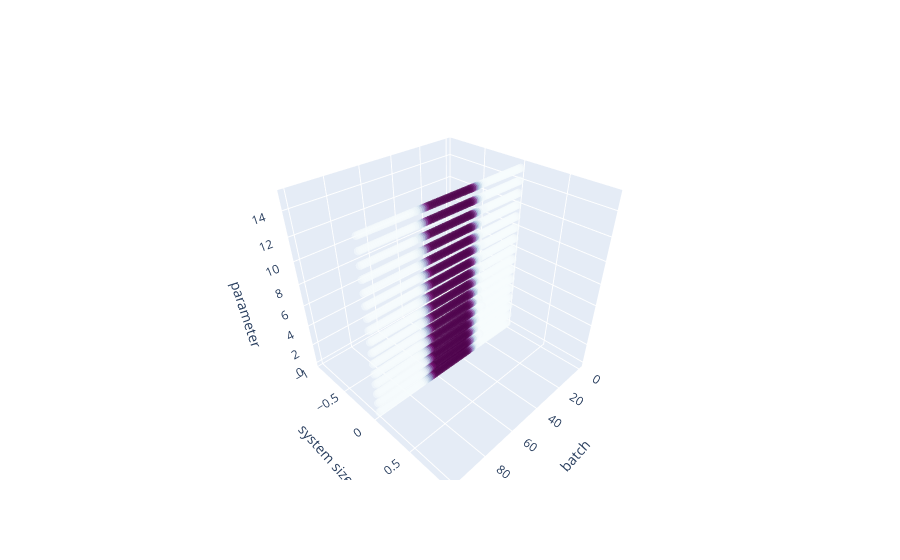

Write notebook code for a chart like this one.
### Code cell
plot_tensor(
    Hamiltonians[0].training_dataset.sampled.unsqueeze(1).cpu().numpy(),
    ["batch", "system size", "parameter"],
    opacity=0.5,
    size=3,
)

### Figure 1 — Plotly figure (JSON) as saved in the notebook; plotly's stock layout.template omitted (floating-point values rounded to 4 significant figures; data arrays with more than 128 entries replaced by an {"elided": "..."} marker saying what was removed)
{"data": [{"marker": {"color": {"elided": "1616 int values"}, "colorscale": [[0, "rgb(247,252,253)"], [0.125, "rgb(224,236,244)"], [0.25, "rgb(191,211,230)"], [0.375, "rgb(158,188,218)"], [0.5, "rgb(140,150,198)"], [0.625, "rgb(140,107,177)"], [0.75, "rgb(136,65,157)"], [0.875, "rgb(129,15,124)"], [1, "rgb(77,0,75)"]], "opacity": 0.5, "size": 3}, "mode": "markers", "type": "scatter3d", "x": {"elided": "1616 int values"}, "y": {"elided": "1616 int values"}, "z": {"elided": "1616 int values"}}], "layout": {"scene": {"xaxis": {"title": {"text": "batch"}}, "yaxis": {"title": {"text": "system size"}}, "zaxis": {"title": {"text": "parameter"}}}}}
